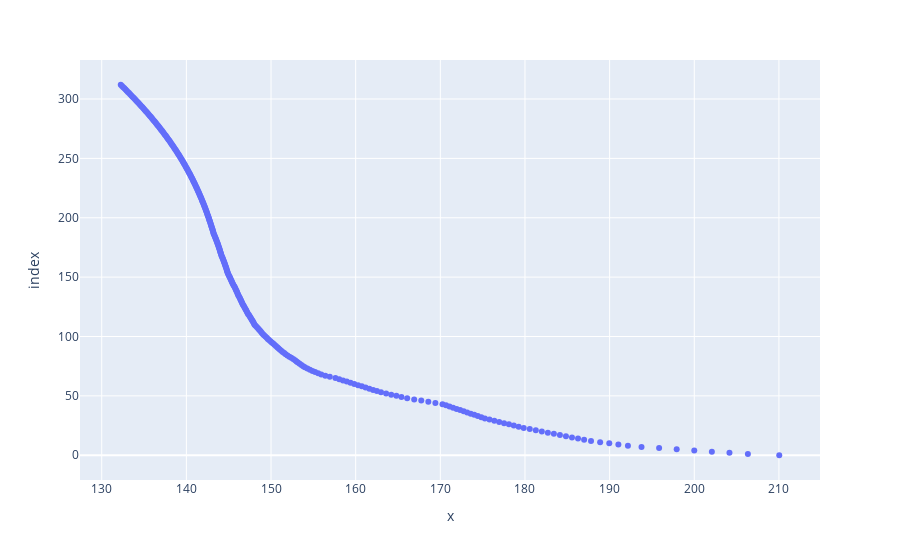

The notebook cell this image was saved under:
### Code cell
fig = px.scatter(df['q'], df['p'])

# Отображение легенды
# fig.showlegend = True

# Отображение графика
fig.update_scenes()
fig.show()

### Figure 1 — Plotly figure (JSON) as saved in the notebook; plotly's stock layout.template omitted (floating-point values rounded to 4 significant figures; data arrays with more than 128 entries replaced by an {"elided": "..."} marker saying what was removed)
{"data": [{"hovertemplate": "x=%{x}<br>index=%{y}<extra></extra>", "legendgroup": "", "marker": {"color": "#636efa", "symbol": "circle"}, "mode": "markers", "name": "", "orientation": "h", "showlegend": false, "type": "scatter", "x": {"elided": "313 float values"}, "xaxis": "x", "y": {"elided": "313 int values"}, "yaxis": "y"}], "layout": {"autosize": true, "legend": {"tracegroupgap": 0}, "margin": {"t": 60}, "xaxis": {"anchor": "y", "autorange": true, "domain": [0, 1], "range": [127.6, 214.7], "showspikes": false, "title": {"text": "x"}, "type": "linear"}, "yaxis": {"anchor": "x", "autorange": true, "domain": [0, 1], "range": [-24.16, 336.2], "showspikes": false, "title": {"text": "index"}, "type": "linear"}}}
